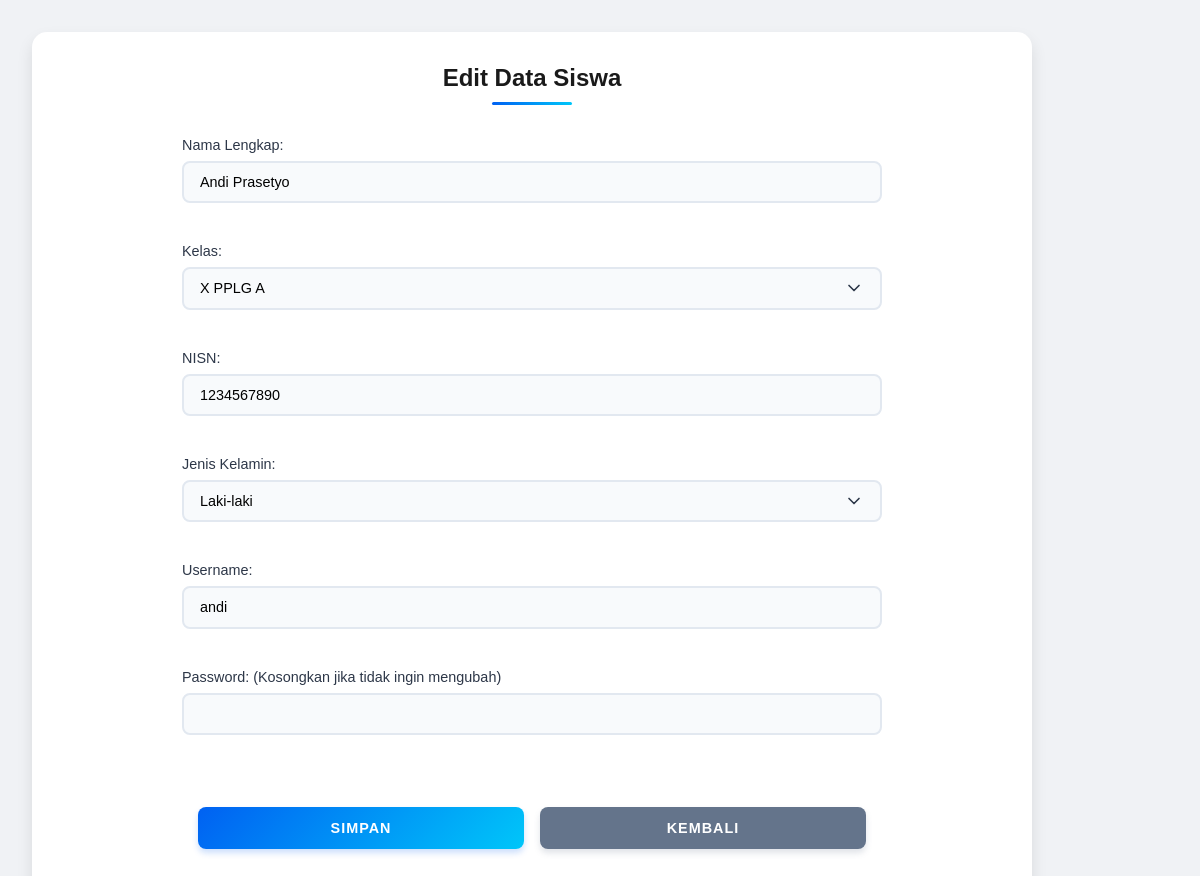
Page /fungsi/edit.php?table=siswa&id=1 (signed in) on the committed database.
### tables this page shows
CREATE TABLE `siswa` (
  `id_siswa` int(11) NOT NULL,
  `nama_lengkap` varchar(100) NOT NULL,
  `id_kelas` int(11) NOT NULL,
  `NISN` varchar(20) NOT NULL,
  `jenis_kelamin` enum('L','P') NOT NULL,
  `username` varchar(50) NOT NULL,
  `password` varchar(255) NOT NULL
);

### fungsi/edit.php (the view, shortened to what this page needs)
<?php
include '../koneksi.php';
$table = $_GET['table'];
$id = $_GET['id'];
function getRedirectPath($table) {
    $referer = isset($_SERVER['HTTP_REFERER']) ? $_SERVER['HTTP_REFERER'] : '';
    if(isset($_SESSION['admin'])) {
        return "../admin/data_" . $table . ".php";
    } elseif(isset($_SESSION['guru'])) {
        return "../guru/data_presensi.php";
    }
    return "../index.php";
}
$redirect_path = getRedirectPath($table);
if($table == 'admin') {
    $query = mysqli_query($koneksi, "SELECT * FROM admin WHERE id_admin='$id'");
    $data = mysqli_fetch_array($query);
}
elseif($table == 'guru') {
    $query = mysqli_query($koneksi, "SELECT * FROM guru WHERE id_guru='$id'");
    $data = mysqli_fetch_array($query);
}
elseif($table == 'siswa') {
    $query = mysqli_query($koneksi, "SELECT * FROM siswa WHERE id_siswa='$id'");
    $data = mysqli_fetch_array($query);
}
elseif($table == 'mapel') {
    $query = mysqli_query($koneksi, "SELECT * FROM mapel WHERE id_mapel='$id'");
    $data = mysqli_fetch_array($query);
}
elseif($table == 'kelas') {
    $query = mysqli_query($koneksi, "SELECT * FROM kelas WHERE id_kelas='$id'");
    $data = mysqli_fetch_array($query);
}
elseif($table == 'jadwal') {
    $query = mysqli_query($koneksi, "SELECT * FROM jadwal WHERE id_jadwal='$id'");
    $data = mysqli_fetch_array($query);
}
elseif($table == 'presensi') {
    $query = mysqli_query($koneksi, "SELECT * FROM presensi WHERE id_presensi='$id'");
    $data = mysqli_fetch_array($query);
}
?>
<!DOCTYPE html>
<html lang="en">
<head>
    <link rel="stylesheet" href="../form.css?v=<?php echo time(); ?>">
</head>
<body>
    <div class="container">
        <h2>Edit Data <?php echo ucfirst($table); ?></h2>
        <form method="POST" action="">
            <?php if($table == 'admin'): ?>
                <div>
                    <label>Nama Lengkap:</label>
                    <input type="text" name="nama_lengkap" value="<?php echo $data['nama_lengkap']; ?>" required>
                </div>
                <div>
                    <label>Username:</label>
                    <input type="text" name="username" value="<?php echo $data['username']; ?>" required>
                </div>
                <div>
                    <label>Password: (Kosongkan jika tidak ingin mengubah)</label>
                    <input type="password" name="password">
                </div>
            <?php elseif($table == 'siswa'): ?>
                <div>
                    <label>Nama Lengkap:</label>
                    <input type="text" name="nama_lengkap" value="<?php echo $data['nama_lengkap']; ?>" required>
                </div>
                <div>
                    <label>Kelas:</label>
                    <select name="id_kelas" required>
                        <?php
                        $query = mysqli_query($koneksi, "SELECT * FROM kelas");
                        while($k = mysqli_fetch_array($query)){
                            $selected = ($k['id_kelas'] == $data['id_kelas']) ? 'selected' : '';
                            echo "<option value='".$k['id_kelas']."' ".$selected.">".$k['tingkatan']." ".$k['jurusan']." ".$k['kelas']."</option>";
                        }
                        ?>
                    </select>
                </div>
                <div>
                    <label>NISN:</label>
                    <input type="text" name="nisn" value="<?php echo $data['NISN']; ?>" required>
                </div>
                <div>
                    <label>Jenis Kelamin:</label>
                    <select name="jenis_kelamin" required>
                        <option value="L" <?php echo ($data['jenis_kelamin'] == 'L') ? 'selected' : ''; ?>>Laki-laki</option>
                    </select>
                </div>
                <div>
                    <label>Username:</label>
                    <input type="text" name="username" value="<?php echo $data['username']; ?>" required>
                </div>
                <div>
                    <label>Password: (Kosongkan jika tidak ingin mengubah)</label>
                    <input type="password" name="password">
                </div>
            <?php endif; ?>
            <div class="form-buttons">
                <button type="submit" name="submit">Simpan</button>
                <a href="<?php echo $redirect_path; ?>">Kembali</a>
            </div>
        </form>
    </div>
</body>
</html>

### form.css (style rules this page uses)
* { margin: 0; padding: 0; box-sizing: border-box; font-family: 'Poppins', sans-serif; }
body { background: #f0f2f5; min-height: 100vh; display: flex; flex-direction: column; color: #1a1a1a; }
.container { flex: 1; width: 100%; max-width: 1000px; margin: 1.5rem auto; padding: 2rem; background: #fff; border-radius: 15px; box-shadow: 0 8px 16px rgba(0,0,0,0.1); }
.container h2 { text-align: center; margin-bottom: 2rem; color: #1a1a1a; font-size: 1.5rem; font-weight: 600; position: relative; padding-bottom: 0.8rem; }
.container h2::after { content: ''; position: absolute; bottom: 0; left: 50%; transform: translateX(-50%); width: 80px; height: 3px; background: linear-gradient(90deg, #0061f2, #00c6f9); border-radius: 2px; }
form { display: grid; gap: 1.5rem; max-width: 700px; margin: 0 auto; }
form div { margin-bottom: 1rem; }
form label { display: block; margin-bottom: 0.5rem; color: #2d3748; font-weight: 500; font-size: 0.9rem; }
form input[type="text"], form input[type="password"], form input[type="date"], form input[type="time"], form select { width: 100%; padding: 0.7rem 1rem; border: 2px solid #e2e8f0; border-radius: 8px; font-size: 0.9rem; transition: all 0.3s ease; background-color: #f8fafc; }
form select { cursor: pointer; appearance: none; background-repeat: no-repeat; background-position: right 1rem center; padding-right: 2.5rem; }
.form-buttons { display: flex; gap: 1rem; margin-top: 2rem; padding: 0 1rem; }
.form-buttons button, .form-buttons a { flex: 1; padding: 0.8rem; border: none; border-radius: 8px; font-weight: 600; font-size: 0.9rem; cursor: pointer; text-align: center; text-decoration: none; transition: all 0.3s ease; text-transform: uppercase; letter-spacing: 1px; }
.form-buttons button { background: linear-gradient(135deg, #0061f2 0%, #00c6f9 100%); color: #fff; box-shadow: 0 4px 6px rgba(0,97,242,0.2); }
.form-buttons a { background: #64748b; color: #fff; box-shadow: 0 4px 6px rgba(100,116,139,0.2); }
@media (max-width: 1200px) { .container { margin: 2rem; } }

### rows in the picture
siswa: nama_lengkap "Andi Prasetyo", nisn "1234567890", jenis_kelamin "Laki-laki", username "andi"

### other values in the picture
$table "Siswa"
form field id_kelas "X PPLG A"
